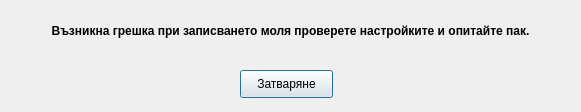
<?xml version="1.0" encoding="UTF-8"?>
<ui version="4.0">
 <class>Dialog</class>
 <widget class="QDialog" name="Dialog">
  <property name="geometry">
   <rect>
    <x>0</x>
    <y>0</y>
    <width>581</width>
    <height>112</height>
   </rect>
  </property>
  <property name="windowTitle">
   <string>Грешка при записване на настройките</string>
  </property>
  <widget class="QLabel" name="label">
   <property name="geometry">
    <rect>
     <x>10</x>
     <y>0</y>
     <width>561</width>
     <height>61</height>
    </rect>
   </property>
   <property name="font">
    <font>
     <weight>75</weight>
     <bold>true</bold>
    </font>
   </property>
   <property name="text">
    <string>Възникна грешка при записването моля проверете настройките и опитайте пак.</string>
   </property>
   <property name="alignment">
    <set>Qt::AlignCenter</set>
   </property>
   <property name="wordWrap">
    <bool>true</bool>
   </property>
  </widget>
  <widget class="QPushButton" name="btnClose">
   <property name="geometry">
    <rect>
     <x>240</x>
     <y>70</y>
     <width>93</width>
     <height>28</height>
    </rect>
   </property>
   <property name="text">
    <string>Затваряне</string>
   </property>
  </widget>
 </widget>
 <resources/>
 <connections>
  <connection>
   <sender>btnClose</sender>
   <signal>clicked()</signal>
   <receiver>Dialog</receiver>
   <slot>close()</slot>
   <hints>
    <hint type="sourcelabel">
     <x>276</x>
     <y>123</y>
    </hint>
    <hint type="destinationlabel">
     <x>290</x>
     <y>82</y>
    </hint>
   </hints>
  </connection>
 </connections>
</ui>
